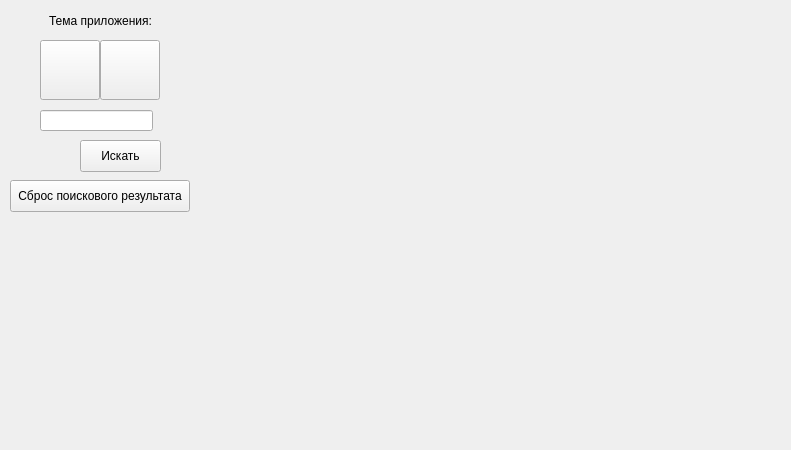
<?xml version="1.0" encoding="UTF-8"?>
<ui version="4.0">
 <class>MainWindow</class>
 <widget class="QMainWindow" name="MainWindow">
  <property name="geometry">
   <rect>
    <x>0</x>
    <y>0</y>
    <width>791</width>
    <height>450</height>
   </rect>
  </property>
  <property name="windowTitle">
   <string>MainWindow</string>
  </property>
  <widget class="QWidget" name="centralwidget">
   <widget class="QLabel" name="label">
    <property name="geometry">
     <rect>
      <x>200</x>
      <y>0</y>
      <width>600</width>
      <height>450</height>
     </rect>
    </property>
    <property name="text">
     <string/>
    </property>
    <property name="alignment">
     <set>Qt::AlignCenter</set>
    </property>
   </widget>
   <widget class="QPushButton" name="light">
    <property name="geometry">
     <rect>
      <x>40</x>
      <y>40</y>
      <width>60</width>
      <height>60</height>
     </rect>
    </property>
    <property name="text">
     <string/>
    </property>
   </widget>
   <widget class="QPushButton" name="dark">
    <property name="geometry">
     <rect>
      <x>100</x>
      <y>40</y>
      <width>60</width>
      <height>60</height>
     </rect>
    </property>
    <property name="text">
     <string/>
    </property>
   </widget>
   <widget class="QLabel" name="theme_label">
    <property name="geometry">
     <rect>
      <x>30</x>
      <y>10</y>
      <width>141</width>
      <height>21</height>
     </rect>
    </property>
    <property name="font">
     <font>
      <pointsize>9</pointsize>
     </font>
    </property>
    <property name="text">
     <string>Тема приложения:</string>
    </property>
    <property name="alignment">
     <set>Qt::AlignCenter</set>
    </property>
   </widget>
   <widget class="QPushButton" name="search_button">
    <property name="geometry">
     <rect>
      <x>80</x>
      <y>140</y>
      <width>81</width>
      <height>32</height>
     </rect>
    </property>
    <property name="text">
     <string>Искать</string>
    </property>
   </widget>
   <widget class="QLineEdit" name="search_req">
    <property name="geometry">
     <rect>
      <x>40</x>
      <y>110</y>
      <width>113</width>
      <height>21</height>
     </rect>
    </property>
   </widget>
   <widget class="QPushButton" name="reset_button">
    <property name="geometry">
     <rect>
      <x>10</x>
      <y>180</y>
      <width>180</width>
      <height>32</height>
     </rect>
    </property>
    <property name="text">
     <string>Сброс поискового результата</string>
    </property>
   </widget>
  </widget>
 </widget>
 <resources/>
 <connections/>
</ui>
